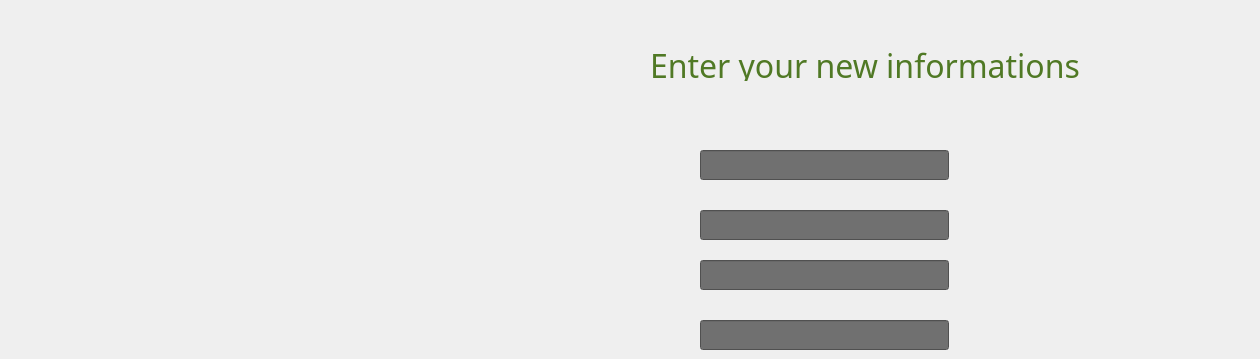
    <widget class="QWidget" name="Edit_Information_page">
     <widget class="QLabel" name="label_50">
      <property name="geometry">
       <rect>
        <x>650</x>
        <y>50</y>
        <width>601</width>
        <height>31</height>
       </rect>
      </property>
      <property name="font">
       <font>
        <family>Tw Cen MT Condensed</family>
        <pointsize>24</pointsize>
       </font>
      </property>
      <property name="styleSheet">
       <string notr="true">color: rgb(4, 101, 3);
color: rgb(80, 121, 37);</string>
      </property>
      <property name="text">
       <string>Enter your new informations</string>
      </property>
     </widget>
     <widget class="QLineEdit" name="lineEdit_13">
      <property name="geometry">
       <rect>
        <x>700</x>
        <y>150</y>
        <width>249</width>
        <height>30</height>
       </rect>
      </property>
      <property name="font">
       <font>
        <family>Sitka Display Semibold</family>
        <pointsize>16</pointsize>
        <italic>false</italic>
        <bold>true</bold>
       </font>
      </property>
      <property name="styleSheet">
       <string notr="true">background-color: rgb(112, 112, 112);
color:rgb(166, 255, 133);
font: 600 16pt &quot;Sitka Display Semibold&quot;;</string>
      </property>
     </widget>
     <widget class="QLineEdit" name="lineEdit_14">
      <property name="geometry">
       <rect>
        <x>700</x>
        <y>210</y>
        <width>249</width>
        <height>30</height>
       </rect>
      </property>
      <property name="font">
       <font>
        <family>Sitka Display Semibold</family>
        <pointsize>16</pointsize>
        <italic>false</italic>
        <bold>true</bold>
       </font>
      </property>
      <property name="styleSheet">
       <string notr="true">background-color: rgb(112, 112, 112);
color:rgb(166, 255, 133);
font: 600 16pt &quot;Sitka Display Semibold&quot;;</string>
      </property>
     </widget>
     <widget class="QLineEdit" name="lineEdit_15">
      <property name="geometry">
       <rect>
        <x>700</x>
        <y>260</y>
        <width>249</width>
        <height>30</height>
       </rect>
      </property>
      <property name="font">
       <font>
        <family>Sitka Display Semibold</family>
        <pointsize>16</pointsize>
        <italic>false</italic>
        <bold>true</bold>
       </font>
      </property>
      <property name="styleSheet">
       <string notr="true">background-color: rgb(112, 112, 112);
color:rgb(166, 255, 133);
font: 600 16pt &quot;Sitka Display Semibold&quot;;</string>
      </property>
     </widget>
     <widget class="QLineEdit" name="lineEdit_16">
      <property name="geometry">
       <rect>
        <x>700</x>
        <y>320</y>
        <width>249</width>
        <height>30</height>
       </rect>
      </property>
      <property name="font">
       <font>
        <family>Sitka Display Semibold</family>
        <pointsize>16</pointsize>
        <italic>false</italic>
        <bold>true</bold>
       </font>
      </property>
      <property name="styleSheet">
       <string notr="true">background-color: rgb(112, 112, 112);
color:rgb(166, 255, 133);
font: 600 16pt &quot;Sitka Display Semibold&quot;;</string>
      </property>
     </widget>
    </widget>
